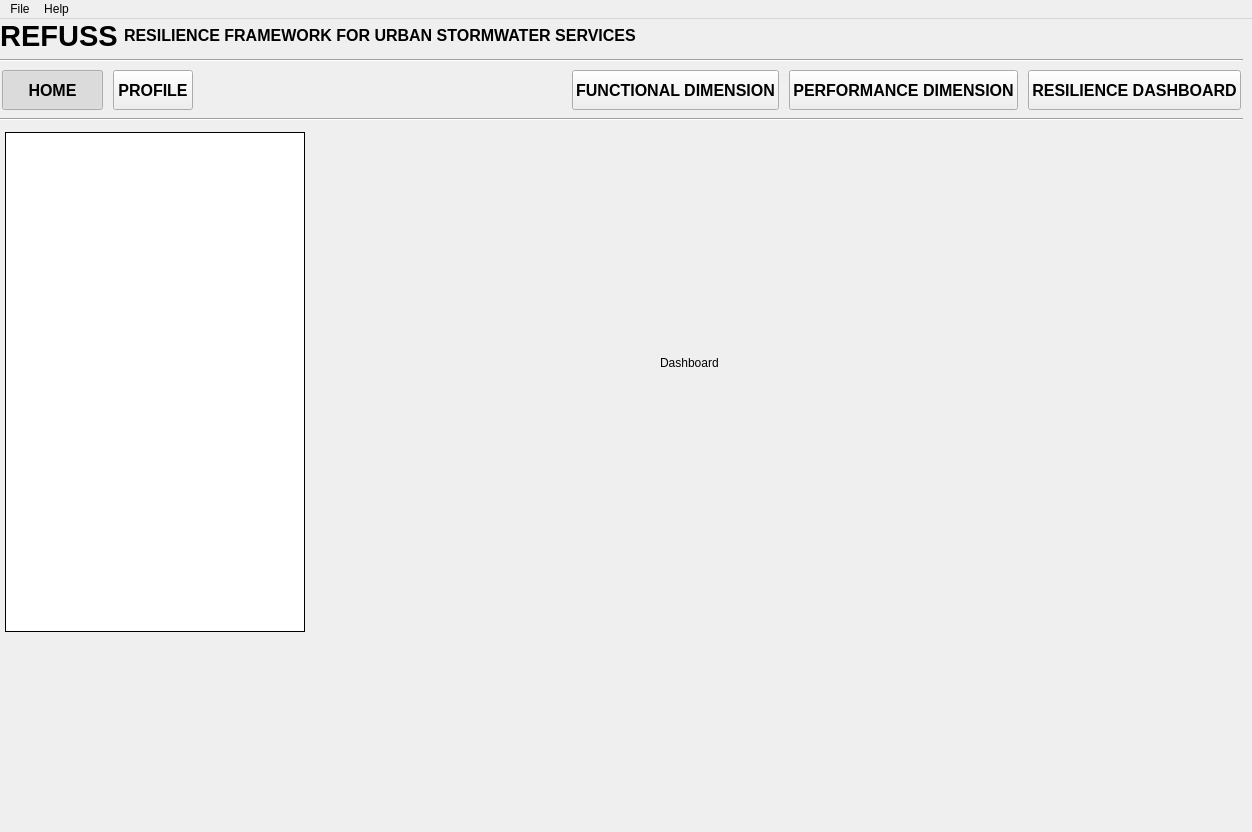
<?xml version="1.0" encoding="UTF-8"?>
<ui version="4.0">
 <class>MainWindow</class>
 <widget class="QMainWindow" name="MainWindow">
  <property name="geometry">
   <rect>
    <x>0</x>
    <y>0</y>
    <width>1252</width>
    <height>832</height>
   </rect>
  </property>
  <property name="windowTitle">
   <string>MainWindow</string>
  </property>
  <property name="iconSize">
   <size>
    <width>24</width>
    <height>24</height>
   </size>
  </property>
  <property name="documentMode">
   <bool>false</bool>
  </property>
  <property name="tabShape">
   <enum>QTabWidget::Rounded</enum>
  </property>
  <property name="dockNestingEnabled">
   <bool>false</bool>
  </property>
  <widget class="QWidget" name="centralwidget">
   <widget class="QWidget" name="verticalLayoutWidget_2">
    <property name="geometry">
     <rect>
      <x>0</x>
      <y>0</y>
      <width>1243</width>
      <height>801</height>
     </rect>
    </property>
    <layout class="QVBoxLayout" name="Organizer">
     <item>
      <layout class="QHBoxLayout" name="Org0_MainLabel">
       <item>
        <widget class="QLabel" name="REFUSS_label">
         <property name="text">
          <string>&lt;html&gt;&lt;head/&gt;&lt;body&gt;&lt;p align=&quot;center&quot;&gt;&lt;span style=&quot; font-size:22pt; font-weight:700;&quot;&gt;REFUSS&lt;/span&gt;&lt;/p&gt;&lt;/body&gt;&lt;/html&gt;</string>
         </property>
         <property name="scaledContents">
          <bool>true</bool>
         </property>
         <property name="alignment">
          <set>Qt::AlignCenter</set>
         </property>
         <property name="wordWrap">
          <bool>false</bool>
         </property>
         <property name="indent">
          <number>0</number>
         </property>
        </widget>
       </item>
       <item>
        <widget class="QLabel" name="REFUSS2_label">
         <property name="sizePolicy">
          <sizepolicy hsizetype="Preferred" vsizetype="Preferred">
           <horstretch>1</horstretch>
           <verstretch>0</verstretch>
          </sizepolicy>
         </property>
         <property name="minimumSize">
          <size>
           <width>0</width>
           <height>0</height>
          </size>
         </property>
         <property name="text">
          <string>&lt;html&gt;&lt;head/&gt;&lt;body&gt;&lt;p&gt;&lt;span style=&quot; font-size:12pt; font-weight:700;&quot;&gt;RESILIENCE FRAMEWORK FOR URBAN STORMWATER SERVICES&lt;/span&gt;&lt;/p&gt;&lt;/body&gt;&lt;/html&gt;</string>
         </property>
         <property name="textFormat">
          <enum>Qt::AutoText</enum>
         </property>
         <property name="scaledContents">
          <bool>true</bool>
         </property>
         <property name="alignment">
          <set>Qt::AlignLeading|Qt::AlignLeft|Qt::AlignVCenter</set>
         </property>
         <property name="wordWrap">
          <bool>true</bool>
         </property>
         <property name="indent">
          <number>0</number>
         </property>
         <property name="textInteractionFlags">
          <set>Qt::LinksAccessibleByMouse</set>
         </property>
        </widget>
       </item>
      </layout>
     </item>
     <item>
      <widget class="Line" name="line_2">
       <property name="orientation">
        <enum>Qt::Horizontal</enum>
       </property>
      </widget>
     </item>
     <item>
      <layout class="QHBoxLayout" name="Org1_TopMenuBar">
       <property name="spacing">
        <number>10</number>
       </property>
       <property name="leftMargin">
        <number>2</number>
       </property>
       <property name="topMargin">
        <number>2</number>
       </property>
       <property name="rightMargin">
        <number>2</number>
       </property>
       <property name="bottomMargin">
        <number>2</number>
       </property>
       <item>
        <widget class="QPushButton" name="home_btn">
         <property name="sizePolicy">
          <sizepolicy hsizetype="Minimum" vsizetype="Fixed">
           <horstretch>0</horstretch>
           <verstretch>0</verstretch>
          </sizepolicy>
         </property>
         <property name="minimumSize">
          <size>
           <width>101</width>
           <height>40</height>
          </size>
         </property>
         <property name="font">
          <font>
           <pointsize>12</pointsize>
           <bold>true</bold>
          </font>
         </property>
         <property name="text">
          <string>HOME</string>
         </property>
         <property name="icon">
          <iconset>
           <normaloff>:/icon/icons/house-64.ico</normaloff>:/icon/icons/house-64.ico</iconset>
         </property>
         <property name="iconSize">
          <size>
           <width>35</width>
           <height>35</height>
          </size>
         </property>
         <property name="checkable">
          <bool>true</bool>
         </property>
         <property name="checked">
          <bool>true</bool>
         </property>
         <property name="autoExclusive">
          <bool>true</bool>
         </property>
         <property name="autoDefault">
          <bool>false</bool>
         </property>
         <property name="default">
          <bool>false</bool>
         </property>
         <property name="flat">
          <bool>false</bool>
         </property>
        </widget>
       </item>
       <item>
        <widget class="QPushButton" name="profile_btn">
         <property name="minimumSize">
          <size>
           <width>0</width>
           <height>40</height>
          </size>
         </property>
         <property name="font">
          <font>
           <pointsize>12</pointsize>
           <bold>true</bold>
          </font>
         </property>
         <property name="text">
          <string>PROFILE</string>
         </property>
         <property name="icon">
          <iconset>
           <normaloff>:/icon/icons/city-svgrepo-com.svg</normaloff>:/icon/icons/city-svgrepo-com.svg</iconset>
         </property>
         <property name="iconSize">
          <size>
           <width>35</width>
           <height>35</height>
          </size>
         </property>
         <property name="checkable">
          <bool>true</bool>
         </property>
         <property name="autoExclusive">
          <bool>true</bool>
         </property>
        </widget>
       </item>
       <item>
        <spacer name="horizontalSpacer">
         <property name="orientation">
          <enum>Qt::Horizontal</enum>
         </property>
         <property name="sizeHint" stdset="0">
          <size>
           <width>40</width>
           <height>20</height>
          </size>
         </property>
        </spacer>
       </item>
       <item>
        <widget class="QPushButton" name="functional_btn">
         <property name="minimumSize">
          <size>
           <width>0</width>
           <height>40</height>
          </size>
         </property>
         <property name="font">
          <font>
           <pointsize>12</pointsize>
           <bold>true</bold>
          </font>
         </property>
         <property name="text">
          <string>FUNCTIONAL DIMENSION</string>
         </property>
         <property name="icon">
          <iconset>
           <normaloff>:/icon/icons/settings-13-64.ico</normaloff>:/icon/icons/settings-13-64.ico</iconset>
         </property>
         <property name="iconSize">
          <size>
           <width>35</width>
           <height>35</height>
          </size>
         </property>
         <property name="checkable">
          <bool>true</bool>
         </property>
         <property name="checked">
          <bool>false</bool>
         </property>
         <property name="autoExclusive">
          <bool>true</bool>
         </property>
        </widget>
       </item>
       <item>
        <widget class="QPushButton" name="performance_btn">
         <property name="minimumSize">
          <size>
           <width>0</width>
           <height>40</height>
          </size>
         </property>
         <property name="font">
          <font>
           <pointsize>12</pointsize>
           <bold>true</bold>
          </font>
         </property>
         <property name="acceptDrops">
          <bool>true</bool>
         </property>
         <property name="text">
          <string>PERFORMANCE DIMENSION</string>
         </property>
         <property name="icon">
          <iconset>
           <normaloff>:/icon/icons/rain-64.ico</normaloff>:/icon/icons/rain-64.ico</iconset>
         </property>
         <property name="iconSize">
          <size>
           <width>35</width>
           <height>35</height>
          </size>
         </property>
         <property name="checkable">
          <bool>true</bool>
         </property>
         <property name="autoExclusive">
          <bool>true</bool>
         </property>
        </widget>
       </item>
       <item>
        <widget class="QPushButton" name="dashboard_btn">
         <property name="minimumSize">
          <size>
           <width>0</width>
           <height>40</height>
          </size>
         </property>
         <property name="font">
          <font>
           <pointsize>12</pointsize>
           <bold>true</bold>
          </font>
         </property>
         <property name="text">
          <string>RESILIENCE DASHBOARD</string>
         </property>
         <property name="icon">
          <iconset>
           <normaloff>:/icon/icons/dashboard-64.ico</normaloff>:/icon/icons/dashboard-64.ico</iconset>
         </property>
         <property name="iconSize">
          <size>
           <width>35</width>
           <height>35</height>
          </size>
         </property>
         <property name="checkable">
          <bool>true</bool>
         </property>
         <property name="autoExclusive">
          <bool>true</bool>
         </property>
        </widget>
       </item>
      </layout>
     </item>
     <item>
      <widget class="Line" name="line">
       <property name="orientation">
        <enum>Qt::Horizontal</enum>
       </property>
      </widget>
     </item>
     <item>
      <layout class="QHBoxLayout" name="Org2_Body" stretch="0,1">
       <property name="spacing">
        <number>5</number>
       </property>
       <property name="sizeConstraint">
        <enum>QLayout::SetMinAndMaxSize</enum>
       </property>
       <property name="leftMargin">
        <number>5</number>
       </property>
       <property name="topMargin">
        <number>5</number>
       </property>
       <property name="rightMargin">
        <number>5</number>
       </property>
       <property name="bottomMargin">
        <number>5</number>
       </property>
       <item>
        <widget class="QStackedWidget" name="LeftWidget">
         <property name="sizePolicy">
          <sizepolicy hsizetype="Fixed" vsizetype="Preferred">
           <horstretch>0</horstretch>
           <verstretch>0</verstretch>
          </sizepolicy>
         </property>
         <property name="minimumSize">
          <size>
           <width>300</width>
           <height>0</height>
          </size>
         </property>
         <widget class="QWidget" name="Left0_Functional">
          <widget class="QTreeWidget" name="Functional_list">
           <property name="geometry">
            <rect>
             <x>0</x>
             <y>0</y>
             <width>300</width>
             <height>500</height>
            </rect>
           </property>
           <property name="sizePolicy">
            <sizepolicy hsizetype="Minimum" vsizetype="Minimum">
             <horstretch>0</horstretch>
             <verstretch>0</verstretch>
            </sizepolicy>
           </property>
           <property name="minimumSize">
            <size>
             <width>300</width>
             <height>500</height>
            </size>
           </property>
           <property name="maximumSize">
            <size>
             <width>300</width>
             <height>500</height>
            </size>
           </property>
           <property name="frameShape">
            <enum>QFrame::Box</enum>
           </property>
           <property name="frameShadow">
            <enum>QFrame::Plain</enum>
           </property>
           <property name="lineWidth">
            <number>1</number>
           </property>
           <property name="horizontalScrollBarPolicy">
            <enum>Qt::ScrollBarAsNeeded</enum>
           </property>
           <property name="showDropIndicator" stdset="0">
            <bool>false</bool>
           </property>
           <property name="indentation">
            <number>10</number>
           </property>
           <property name="itemsExpandable">
            <bool>true</bool>
           </property>
           <property name="headerHidden">
            <bool>true</bool>
           </property>
           <attribute name="headerVisible">
            <bool>false</bool>
           </attribute>
           <column>
            <property name="text">
             <string notr="true">1</string>
            </property>
           </column>
          </widget>
         </widget>
         <widget class="QWidget" name="Left1_Performance">
          <widget class="QTreeWidget" name="Performance_list">
           <property name="geometry">
            <rect>
             <x>0</x>
             <y>0</y>
             <width>300</width>
             <height>500</height>
            </rect>
           </property>
           <property name="sizePolicy">
            <sizepolicy hsizetype="Minimum" vsizetype="Minimum">
             <horstretch>0</horstretch>
             <verstretch>0</verstretch>
            </sizepolicy>
           </property>
           <property name="minimumSize">
            <size>
             <width>300</width>
             <height>500</height>
            </size>
           </property>
           <property name="maximumSize">
            <size>
             <width>300</width>
             <height>500</height>
            </size>
           </property>
           <property name="frameShape">
            <enum>QFrame::Box</enum>
           </property>
           <property name="frameShadow">
            <enum>QFrame::Plain</enum>
           </property>
           <property name="lineWidth">
            <number>1</number>
           </property>
           <property name="autoScroll">
            <bool>true</bool>
           </property>
           <property name="showDropIndicator" stdset="0">
            <bool>false</bool>
           </property>
           <property name="indentation">
            <number>10</number>
           </property>
           <property name="itemsExpandable">
            <bool>true</bool>
           </property>
           <property name="animated">
            <bool>false</bool>
           </property>
           <property name="headerHidden">
            <bool>true</bool>
           </property>
           <attribute name="headerVisible">
            <bool>false</bool>
           </attribute>
           <column>
            <property name="text">
             <string notr="true">1</string>
            </property>
           </column>
          </widget>
          <widget class="QWidget" name="layoutWidget">
           <property name="geometry">
            <rect>
             <x>70</x>
             <y>550</y>
             <width>171</width>
             <height>55</height>
            </rect>
           </property>
           <layout class="QVBoxLayout" name="SetupLayout">
            <property name="spacing">
             <number>5</number>
            </property>
            <item>
             <widget class="QPushButton" name="ScenarioSU_btn">
              <property name="text">
               <string>SCENARIO SET-UP</string>
              </property>
              <property name="icon">
               <iconset>
                <normaloff>:/icon/icons/settings-12-64.ico</normaloff>:/icon/icons/settings-12-64.ico</iconset>
              </property>
             </widget>
            </item>
            <item>
             <widget class="QPushButton" name="HazardSU_btn">
              <property name="text">
               <string>HAZARD SET-UP</string>
              </property>
              <property name="icon">
               <iconset>
                <normaloff>:/icon/icons/alert-64.ico</normaloff>:/icon/icons/alert-64.ico</iconset>
              </property>
             </widget>
            </item>
           </layout>
          </widget>
         </widget>
        </widget>
       </item>
       <item>
        <widget class="QStackedWidget" name="MainWidget">
         <property name="sizePolicy">
          <sizepolicy hsizetype="Expanding" vsizetype="Preferred">
           <horstretch>0</horstretch>
           <verstretch>0</verstretch>
          </sizepolicy>
         </property>
         <property name="minimumSize">
          <size>
           <width>0</width>
           <height>0</height>
          </size>
         </property>
         <property name="sizeIncrement">
          <size>
           <width>0</width>
           <height>0</height>
          </size>
         </property>
         <property name="baseSize">
          <size>
           <width>0</width>
           <height>0</height>
          </size>
         </property>
         <property name="currentIndex">
          <number>4</number>
         </property>
         <widget class="QWidget" name="Page0_Home">
          <property name="sizePolicy">
           <sizepolicy hsizetype="Expanding" vsizetype="Preferred">
            <horstretch>0</horstretch>
            <verstretch>0</verstretch>
           </sizepolicy>
          </property>
          <widget class="QWidget" name="verticalLayoutWidget">
           <property name="geometry">
            <rect>
             <x>0</x>
             <y>0</y>
             <width>921</width>
             <height>671</height>
            </rect>
           </property>
           <layout class="QVBoxLayout" name="HP_verticalLayout" stretch="0,0,0">
            <property name="spacing">
             <number>0</number>
            </property>
            <property name="sizeConstraint">
             <enum>QLayout::SetMinAndMaxSize</enum>
            </property>
            <item>
             <widget class="QLabel" name="HP_TopLabel">
              <property name="sizePolicy">
               <sizepolicy hsizetype="Expanding" vsizetype="Minimum">
                <horstretch>0</horstretch>
                <verstretch>1</verstretch>
               </sizepolicy>
              </property>
              <property name="minimumSize">
               <size>
                <width>0</width>
                <height>0</height>
               </size>
              </property>
              <property name="maximumSize">
               <size>
                <width>16777215</width>
                <height>50</height>
               </size>
              </property>
              <property name="acceptDrops">
               <bool>true</bool>
              </property>
              <property name="frameShape">
               <enum>QFrame::Box</enum>
              </property>
              <property name="text">
               <string>&lt;html&gt;&lt;head/&gt;&lt;body&gt;&lt;p align=&quot;justify&quot;&gt;&lt;span style=&quot; font-size:14pt;&quot;&gt;Welcome to the &lt;/span&gt;&lt;span style=&quot; font-size:14pt; font-weight:700;&quot;&gt;Resilience Framework for Urban Stormwater Services Tool&lt;/span&gt;&lt;span style=&quot; font-size:14pt;&quot;&gt;!&lt;/span&gt;&lt;/p&gt;&lt;p align=&quot;justify&quot;&gt;&lt;br/&gt;&lt;/p&gt;&lt;/body&gt;&lt;/html&gt;</string>
              </property>
              <property name="textFormat">
               <enum>Qt::AutoText</enum>
              </property>
              <property name="scaledContents">
               <bool>false</bool>
              </property>
              <property name="alignment">
               <set>Qt::AlignLeading|Qt::AlignLeft|Qt::AlignTop</set>
              </property>
              <property name="wordWrap">
               <bool>true</bool>
              </property>
              <property name="margin">
               <number>5</number>
              </property>
              <property name="indent">
               <number>-1</number>
              </property>
             </widget>
            </item>
            <item>
             <widget class="QLabel" name="HP_SecondLabel">
              <property name="sizePolicy">
               <sizepolicy hsizetype="Expanding" vsizetype="Minimum">
                <horstretch>0</horstretch>
                <verstretch>0</verstretch>
               </sizepolicy>
              </property>
              <property name="text">
               <string>&quot;Lorem ipsum dolor sit amet, consectetur adipiscing elit, sed do eiusmod tempor incididunt ut labore et dolore magna aliqua. Ut enim ad minim veniam, quis nostrud exercitation ullamco laboris nisi ut aliquip ex ea commodo consequat. Duis aute irure dolor in reprehenderit in voluptate velit esse cillum dolore eu fugiat nulla pariatur. Excepteur sint occaecat cupidatat non proident, sunt in culpa qui officia deserunt mollit anim id est laborum.&quot;</string>
              </property>
              <property name="wordWrap">
               <bool>true</bool>
              </property>
             </widget>
            </item>
            <item>
             <spacer name="verticalSpacer">
              <property name="orientation">
               <enum>Qt::Vertical</enum>
              </property>
              <property name="sizeHint" stdset="0">
               <size>
                <width>20</width>
                <height>40</height>
               </size>
              </property>
             </spacer>
            </item>
           </layout>
          </widget>
         </widget>
         <widget class="QWidget" name="Page1_Profile">
          <property name="sizePolicy">
           <sizepolicy hsizetype="Expanding" vsizetype="Preferred">
            <horstretch>0</horstretch>
            <verstretch>0</verstretch>
           </sizepolicy>
          </property>
         </widget>
         <widget class="QWidget" name="Page2_Functional">
          <property name="sizePolicy">
           <sizepolicy hsizetype="Expanding" vsizetype="Preferred">
            <horstretch>0</horstretch>
            <verstretch>0</verstretch>
           </sizepolicy>
          </property>
         </widget>
         <widget class="QWidget" name="Page3_Performance">
          <property name="sizePolicy">
           <sizepolicy hsizetype="Expanding" vsizetype="Preferred">
            <horstretch>0</horstretch>
            <verstretch>0</verstretch>
           </sizepolicy>
          </property>
         </widget>
         <widget class="QWidget" name="Page4_Dashboard">
          <property name="sizePolicy">
           <sizepolicy hsizetype="Expanding" vsizetype="Preferred">
            <horstretch>0</horstretch>
            <verstretch>0</verstretch>
           </sizepolicy>
          </property>
          <widget class="QLabel" name="label">
           <property name="geometry">
            <rect>
             <x>350</x>
             <y>200</y>
             <width>121</width>
             <height>61</height>
            </rect>
           </property>
           <property name="text">
            <string>Dashboard</string>
           </property>
          </widget>
         </widget>
        </widget>
       </item>
      </layout>
     </item>
    </layout>
   </widget>
  </widget>
  <widget class="QMenuBar" name="menubar">
   <property name="geometry">
    <rect>
     <x>0</x>
     <y>0</y>
     <width>1252</width>
     <height>22</height>
    </rect>
   </property>
   <widget class="QMenu" name="menuFile_F">
    <property name="title">
     <string>File</string>
    </property>
    <addaction name="actionSave_As"/>
    <addaction name="actionSave"/>
    <addaction name="actionLoad"/>
   </widget>
   <widget class="QMenu" name="menuHelp">
    <property name="title">
     <string>Help</string>
    </property>
    <addaction name="separator"/>
    <addaction name="actionManual"/>
    <addaction name="actionAbout"/>
   </widget>
   <addaction name="menuFile_F"/>
   <addaction name="menuHelp"/>
  </widget>
  <action name="actionSave_As">
   <property name="icon">
    <iconset>
     <normaloff>:/icon/icons/save-as-64.ico</normaloff>:/icon/icons/save-as-64.ico</iconset>
   </property>
   <property name="text">
    <string>Save As...</string>
   </property>
   <property name="iconText">
    <string>Save As</string>
   </property>
   <property name="shortcut">
    <string>Ctrl+Shift+S</string>
   </property>
  </action>
  <action name="actionSave">
   <property name="icon">
    <iconset>
     <normaloff>:/icon/icons/save-64.ico</normaloff>:/icon/icons/save-64.ico</iconset>
   </property>
   <property name="text">
    <string>Save</string>
   </property>
   <property name="shortcut">
    <string>Ctrl+S</string>
   </property>
  </action>
  <action name="actionLoad">
   <property name="icon">
    <iconset>
     <normaloff>:/icon/icons/data-transfer-upload-64.ico</normaloff>:/icon/icons/data-transfer-upload-64.ico</iconset>
   </property>
   <property name="text">
    <string>Load</string>
   </property>
   <property name="shortcut">
    <string>Ctrl+O</string>
   </property>
  </action>
  <action name="actionManual">
   <property name="icon">
    <iconset>
     <normaloff>:/icon/icons/book-64.ico</normaloff>:/icon/icons/book-64.ico</iconset>
   </property>
   <property name="text">
    <string>Manual</string>
   </property>
  </action>
  <action name="actionAbout">
   <property name="icon">
    <iconset>
     <normaloff>:/icon/icons/info-2-64.ico</normaloff>:/icon/icons/info-2-64.ico</iconset>
   </property>
   <property name="text">
    <string>About</string>
   </property>
  </action>
 </widget>
 <tabstops>
  <tabstop>performance_btn</tabstop>
 </tabstops>
 <resources>
  <include location="resources.qrc"/>
 </resources>
 <connections>
  <connection>
   <sender>home_btn</sender>
   <signal>toggled(bool)</signal>
   <receiver>LeftWidget</receiver>
   <slot>setHidden(bool)</slot>
   <hints>
    <hint type="sourcelabel">
     <x>84</x>
     <y>106</y>
    </hint>
    <hint type="destinationlabel">
     <x>289</x>
     <y>148</y>
    </hint>
   </hints>
  </connection>
 </connections>
 <designerdata>
  <property name="gridDeltaX">
   <number>10</number>
  </property>
  <property name="gridDeltaY">
   <number>10</number>
  </property>
  <property name="gridSnapX">
   <bool>true</bool>
  </property>
  <property name="gridSnapY">
   <bool>true</bool>
  </property>
  <property name="gridVisible">
   <bool>true</bool>
  </property>
 </designerdata>
</ui>
